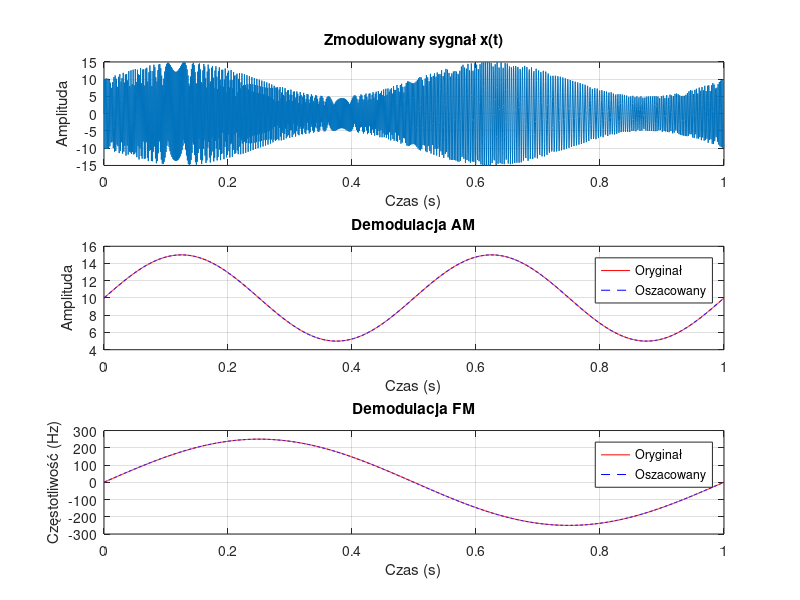
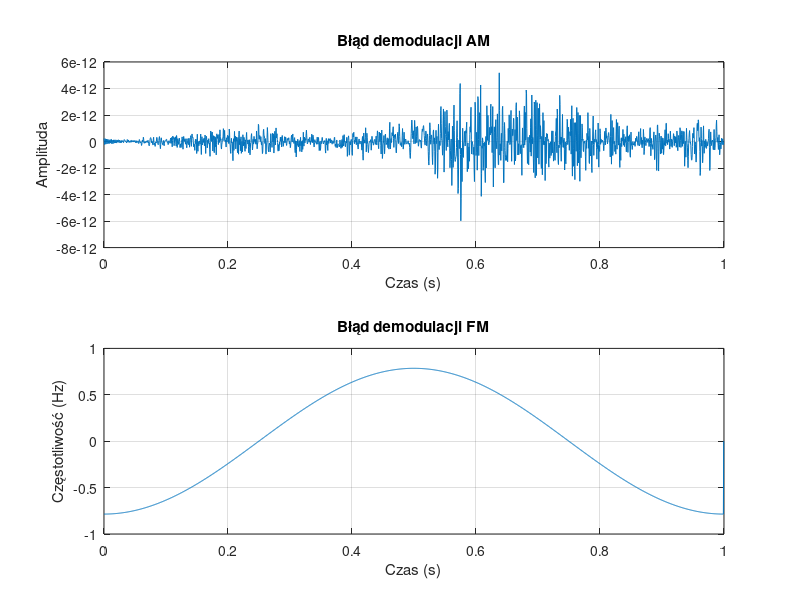
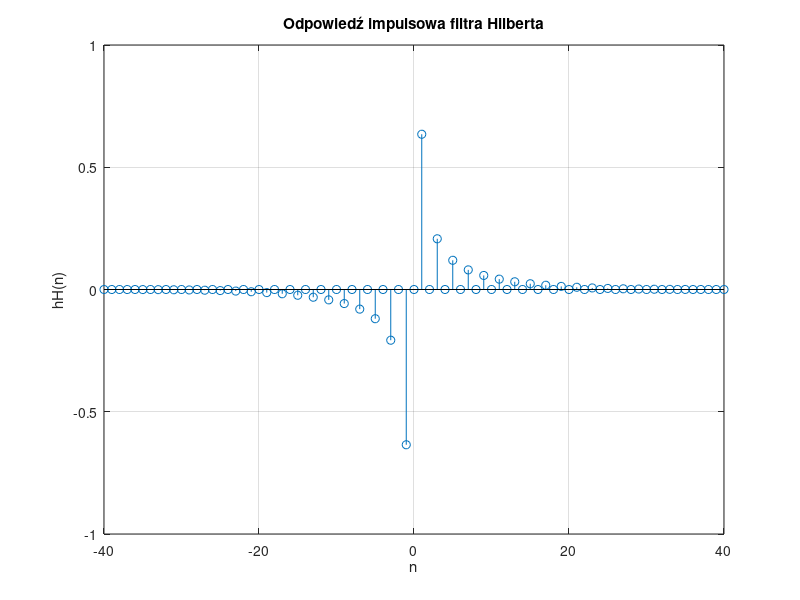
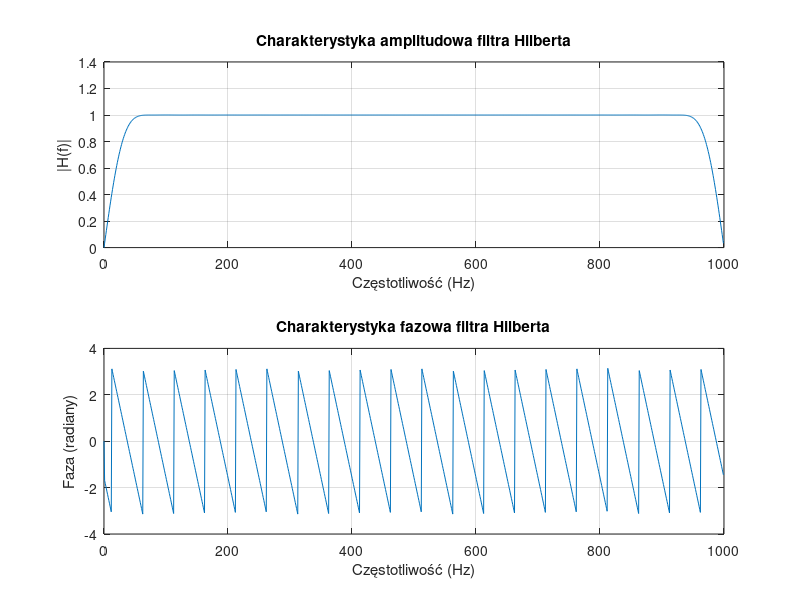

MATLAB code for these plots, in order:
%% Demodulacja AM oraz FM sygnału z użyciem filtra Hilberta
clear all; close all; clc;

%% Parametry sygnału
fpr = 2000; % Częstotliwość próbkowania (Hz)
dt = 1/fpr; % Okres próbkowania
Nx = fpr; % Liczba próbek
t = dt * (0:Nx-1); % Oś czasu

%% Generacja sygnału z modulacją AM i FM
A = 10; % Amplituda
kA = 0.5; % Współczynnik modulacji amplitudy
fA = 2; % Częstotliwość modulacji amplitudy
xA = A * (1 + kA * sin(2 * pi * fA * t)); % Sygnał AM

kF = 250; % Współczynnik modulacji częstotliwości
fF = 1; % Częstotliwość modulacji częstotliwości
xF = kF * sin(2 * pi * fF * t); % Sygnał FM

fc = 500; % Częstotliwość nośna
x = xA .* sin(2 * pi * (fc * t + cumsum(xF) * dt)); % Sygnał zmodulowany AM i FM

%% Obliczenie sygnału analitycznego
xa = hilbert(x); % Transformata Hilberta

%% Odtworzenie amplitudy sygnału
xA_est = abs(xa); % Amplituda sygnału

%% Odtworzenie kąta fazowego sygnału
ang = unwrap(angle(xa)); % Kąt fazowy sygnału

%% Odtworzenie częstotliwości sygnału
xF_est = (1/(2*pi)) * (diff(ang) / dt); % Chwilowa częstotliwość
xF_est = [xF_est, xF_est(end)]; % Dopasowanie rozmiarów wektorów

%% Rysowanie wyników
figure;
subplot(3,1,1);
plot(t, x);
title('Zmodulowany sygnał x(t)');
xlabel('Czas (s)');
ylabel('Amplituda');
grid on;

subplot(3,1,2);
plot(t, xA, 'r', t, xA_est, 'b--');
title('Demodulacja AM');
xlabel('Czas (s)');
ylabel('Amplituda');
legend('Oryginał', 'Oszacowany');
grid on;

subplot(3,1,3);
plot(t, xF, 'r', t, xF_est - fc, 'b--');
title('Demodulacja FM');
xlabel('Czas (s)');
ylabel('Częstotliwość (Hz)');
legend('Oryginał', 'Oszacowany');
grid on;

%% Obliczanie błędów demodulacji
error_AM = xA - xA_est;
error_FM = xF - (xF_est - fc);

% Rysowanie błędów demodulacji
figure;
subplot(2,1,1);
plot(t, error_AM);
title('Błąd demodulacji AM');
xlabel('Czas (s)');
ylabel('Amplituda');
grid on;

subplot(2,1,2);
plot(t, error_FM);
title('Błąd demodulacji FM');
xlabel('Czas (s)');
ylabel('Częstotliwość (Hz)');
grid on;

%% Implementacja filtra Hilberta w postaci cyfrowej FIR
M = 40; % Połowa długości filtra
n = -M:M; % Oś próbkowania
hH = (1 - cos(pi * n)) ./ (pi * n); % Odpowiedź impulsowa
hH(M+1) = 0; % Ustawienie wartości w zerze na 0
% window = chebwin(2*M+1, 100); % Okno Chebysheva
window = blackman(2*M+1); % Okno Blackmana
hH = hH .* window'; % Filtr z oknem

% Zastosowanie filtra Hilberta
y = conv(x, hH, 'same');

% Rysowanie odpowiedzi impulsowej filtra Hilberta
figure;
stem(n, hH);
title('Odpowiedź impulsowa filtra Hilberta');
xlabel('n');
ylabel('hH(n)');
grid on;

% Odpowiedź częstotliwościowa filtra Hilberta
[H, f] = freqz(hH, 1, 1024, fpr);
figure;
subplot(2,1,1);
plot(f, abs(H));
title('Charakterystyka amplitudowa filtra Hilberta');
xlabel('Częstotliwość (Hz)');
ylabel('|H(f)|');
grid on;

subplot(2,1,2);
plot(f, angle(H));
title('Charakterystyka fazowa filtra Hilberta');
xlabel('Częstotliwość (Hz)');
ylabel('Faza (radiany)');
grid on;

%% Demodulacja za pomocą filtra FIR Hilberta
xa_fir = x + 1i * y; % Sygnał analityczny z filtra FIR Hilberta

% Odtworzenie amplitudy i fazy
xA_est_fir = abs(xa_fir); % Odtworzenie amplitudy
ang_fir = unwrap(angle(xa_fir)); % Odtworzenie kąta fazowego
xF_est_fir = (1/(2*pi)) * (diff(ang_fir) / dt); % Obliczenie chwilowej częstotliwości
xF_est_fir = [xF_est_fir, xF_est_fir(end)]; % Dopasowanie rozmiarów wektorów

% Rysowanie wyników demodulacji za pomocą filtra FIR Hilberta
figure;
subplot(3,1,1);
plot(t, x);
title('Zmodulowany sygnał x(t) z użyciem filtra FIR Hilberta');
xlabel('Czas (s)');
ylabel('Amplituda');
grid on;

subplot(3,1,2);
plot(t, xA, 'r', t, xA_est_fir, 'b--');
title('Demodulacja AM z użyciem filtra FIR Hilberta');
xlabel('Czas (s)');
ylabel('Amplituda');
legend('Oryginał', 'Oszacowany');
grid on;

subplot(3,1,3);
plot(t, xF, 'r', t, xF_est_fir - fc, 'b--');
title('Demodulacja FM z użyciem filtra FIR Hilberta');
xlabel('Czas (s)');
ylabel('Częstotliwość (Hz)');
legend('Oryginał', 'Oszacowany');
grid on;

%% Obliczanie błędów demodulacji dla filtra FIR Hilberta
error_AM_fir = xA - xA_est_fir;
error_FM_fir = xF - (xF_est_fir - fc);

% Rysowanie błędów demodulacji dla filtra FIR Hilberta
figure;
subplot(2,1,1);
plot(t, error_AM_fir);
title('Błąd demodulacji AM z użyciem filtra FIR Hilberta');
xlabel('Czas (s)');
ylabel('Amplituda');
grid on;

subplot(2,1,2);
plot(t, error_FM_fir);
title('Błąd demodulacji FM z użyciem filtra FIR Hilberta');
xlabel('Czas (s)');
ylabel('Częstotliwość (Hz)');
grid on;